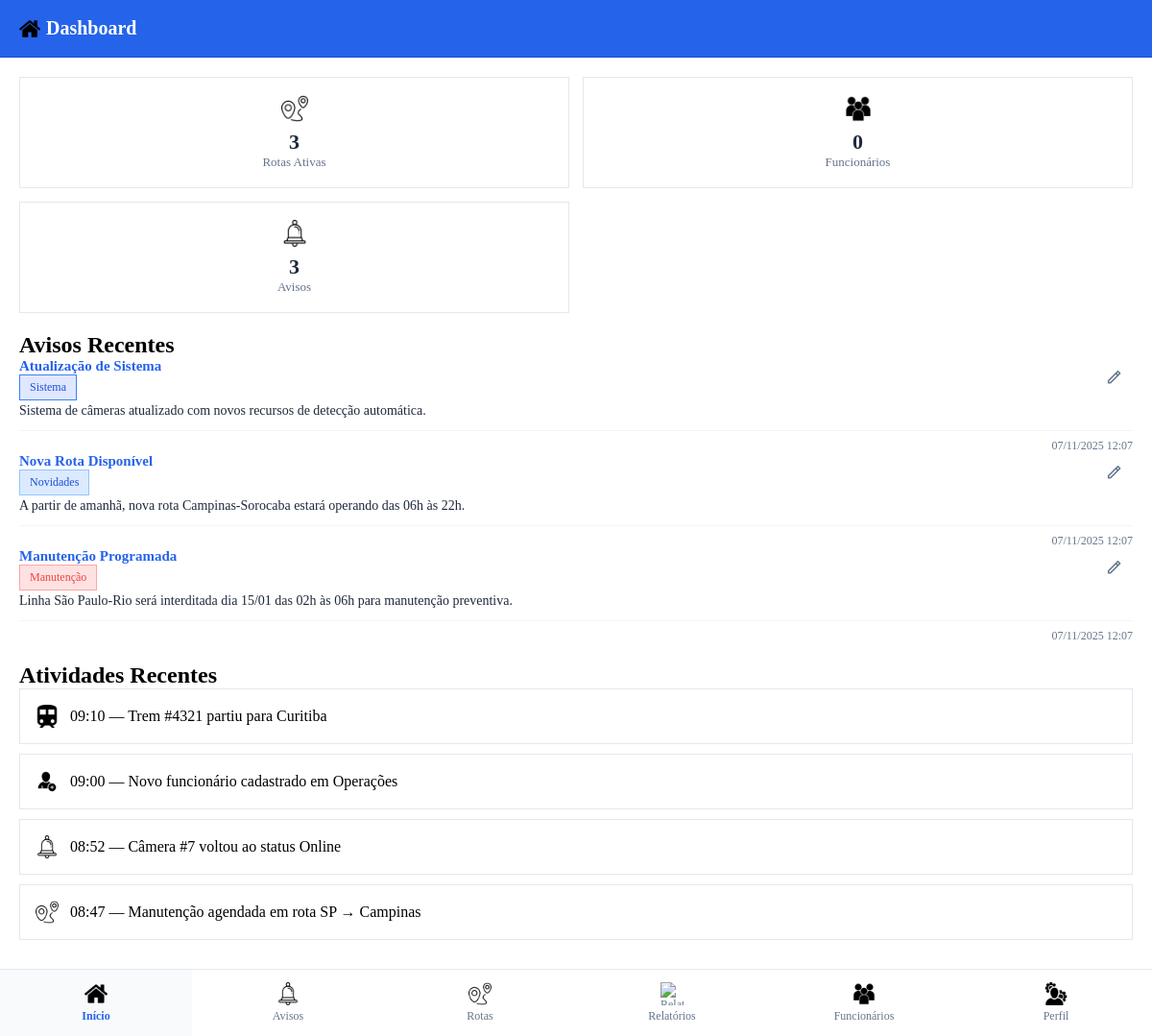
Before: /dashboard.php (signed in) with the older database file.
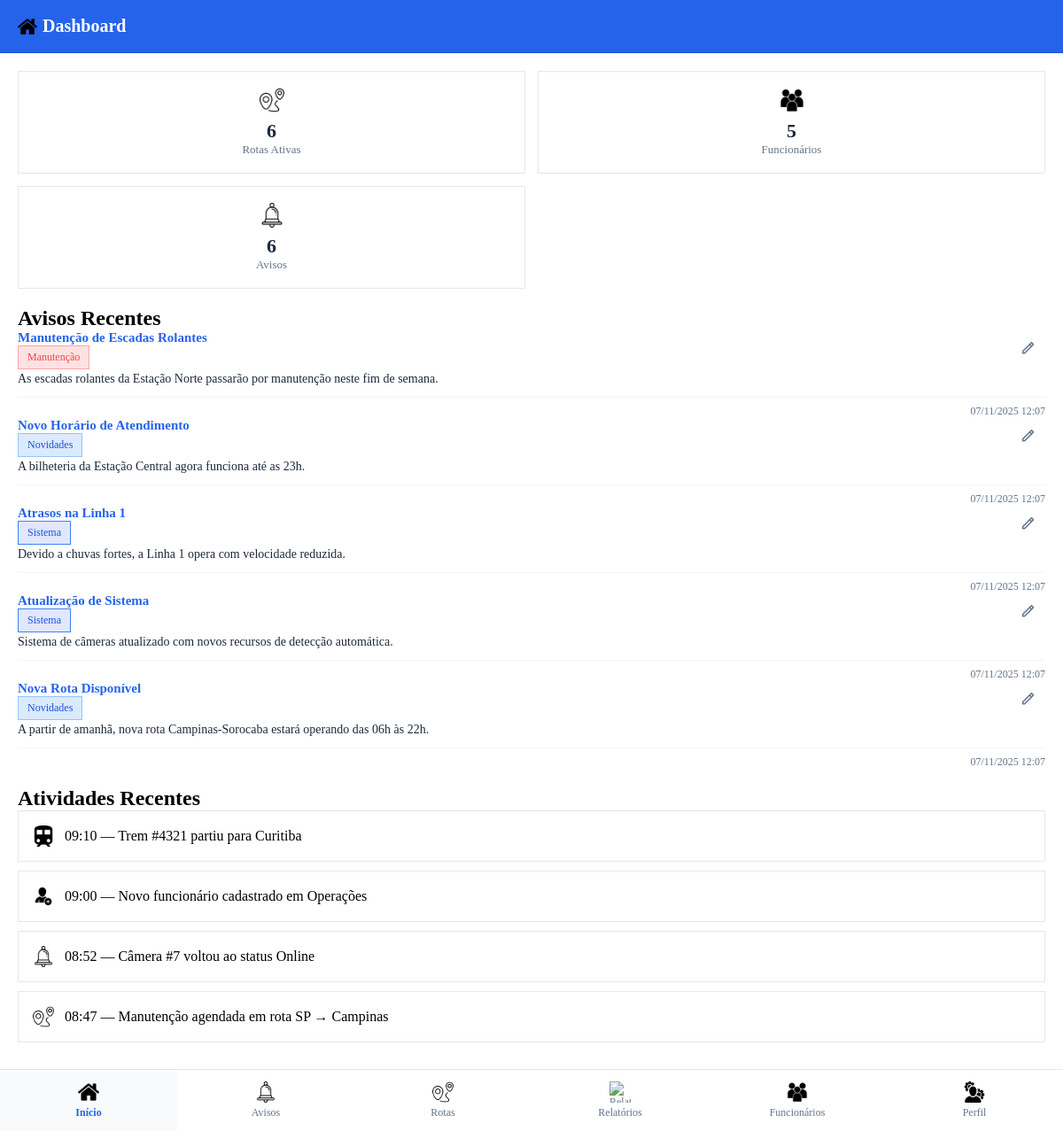
After: the same page with the newer database file.
### tables this page shows
CREATE TABLE IF NOT EXISTS notices (
  id INT AUTO_INCREMENT PRIMARY KEY,
  title VARCHAR(200) NOT NULL,
  body TEXT NOT NULL,
  tag ENUM('Manutenção','Novidades','Sistema') DEFAULT 'Sistema',
  created_at TIMESTAMP DEFAULT CURRENT_TIMESTAMP
);

### public/dashboard.php (the view, shortened to what this page needs)
<?php
require_once('../assets/config/db.php');
?>
<!DOCTYPE html>
<html lang="pt-BR">
<head>
  <link href="https://cdn.jsdelivr.net/npm/remixicon@4.3.0/fonts/remixicon.css" rel="stylesheet">
  <link href="../assets/css/styles.css" rel="stylesheet">
</head>
<body>
  <div class="top-header">
    <h1><img src="../assets/images/inicio_png.png" alt="Dashboard" class="icon-img" style="width:22px;height:22px;">
      Dashboard</h1>
  </div>
  <?php
  $routesAtivas = $mysqli->query("SELECT COUNT(*) AS total FROM routes WHERE status='ativa'")->fetch_assoc()['total'];
  $notices_count = $mysqli->query("SELECT COUNT(*) AS total FROM notices")->fetch_assoc()['total'];
  $employees = $mysqli->query("SELECT COUNT(*) AS total FROM employees")->fetch_assoc()['total'];
  ?>
  <div class="stats-grid">
    <div class="stat-card">
      <img src="../assets/images/rotas_icone.png" alt="Rotas" class="icon-img"
        style="width:28px;height:28px;margin:0 auto;">
      <div class="stat-value"><?php echo $routesAtivas; ?></div>
      <div class="stat-label">Rotas Ativas</div>
    </div>
    <div class="stat-card">
      <img src="../assets/images/icones_funcionarios.png" alt="Funcionários" class="icon-img"
        style="width:28px;height:28px;margin:0 auto;">
      <div class="stat-value"><?php echo $employees; ?></div>
      <div class="stat-label">Funcionários</div>
    </div>
    <div class="stat-card">
      <img src="../assets/images/notificacao_icone.png" alt="Avisos" class="icon-img"
        style="width:28px;height:28px;margin:0 auto;">
      <div class="stat-value"><?php echo $notices_count; ?></div>
      <div class="stat-label">Avisos</div>
    </div>
  </div>
  <div class="recent-section">
    <h2>Avisos Recentes</h2>
    <?php
    $res = $mysqli->query("SELECT * FROM notices ORDER BY id DESC LIMIT 5");
    if ($res->num_rows > 0) {
      while ($n = $res->fetch_assoc()) {
        $badge = match ($n['tag']) {
          'Manutenção' => '<span class="badge red">Manutenção</span>',
          'Novidades' => '<span class="badge blue">Novidades</span>',
          default => '<span class="badge">Sistema</span>',
        };
        $jsonData = htmlspecialchars(json_encode($n), ENT_QUOTES, 'UTF-8');
        echo "
        <div class='notice-card' style='position:relative;'>
          <div class='notice-top'>
            <div class='notice-title'>" . htmlspecialchars($n['title']) . "</div>
            $badge
          </div>
          <div class='notice-body'>" . nl2br(htmlspecialchars($n['body'])) . "</div>
          <div class='notice-date'>" . date('d/m/Y H:i', strtotime($n['created_at'])) . "</div>
          <div style='position:absolute; top:10px; right:10px; cursor:pointer;' onclick='editNotice($jsonData)'>
            <i class='ri-pencil-line' style='color:var(--muted); font-size:18px;'></i>
          </div>
        </div>";
      }
    } else {
      echo "<p style='padding:0 20px;'>Nenhum aviso recente.</p>";
    }
    ?>
  </div>
  <div class="recent-section">
    <h2>Atividades Recentes</h2>
    <div class="recent-item">
      <img src="../assets/images/trem_icone.png" alt="Trem" class="icon-img" style="width:24px;height:24px;">
      09:10 — Trem #4321 partiu para Curitiba
    </div>
    <div class="recent-item">
      <img src="../assets/images/registrar_conta.png" alt="Novo usuário" class="icon-img"
        style="width:24px;height:24px;">
      09:00 — Novo funcionário cadastrado em Operações
    </div>
    <div class="recent-item">
      <img src="../assets/images/notificacao_icone.png" alt="Câmera" class="icon-img" style="width:24px;height:24px;">
      08:52 — Câmera #7 voltou ao status Online
    </div>
    <div class="recent-item">
      <img src="../assets/images/rotas_icone.png" alt="Manutenção" class="icon-img" style="width:24px;height:24px;">
      08:47 — Manutenção agendada em rota SP → Campinas
    </div>
  </div>
  <?php include '_partials/bottom_nav.php'; ?>
</body>
</html>

Changed rows visible on the page:
no longer on this page (row unchanged): notices: title "Manutenção Programada", tag "Manutenção", body "Linha São Paulo-Rio será interditada dia 15/01 das 02h às 06h para manutenção preventiva.", created_at "07/11/2025 12:07"
added notices: title "Manutenção de Escadas Rolantes", tag "Manutenção", body "As escadas rolantes da Estação Norte passarão por manutenção neste fim de semana.", created_at "07/11/2025 12:07"
added notices: title "Novo Horário de Atendimento", tag "Novidades", body "A bilheteria da Estação Central agora funciona até as 23h.", created_at "07/11/2025 12:07"
added notices: title "Atrasos na Linha 1", tag "Sistema", body "Devido a chuvas fortes, a Linha 1 opera com velocidade reduzida.", created_at "07/11/2025 12:07"
Other visible differences:
$routesAtivas: "3" → "6"
$employees: "0" → "5"
$notices_count: "3" → "6"
